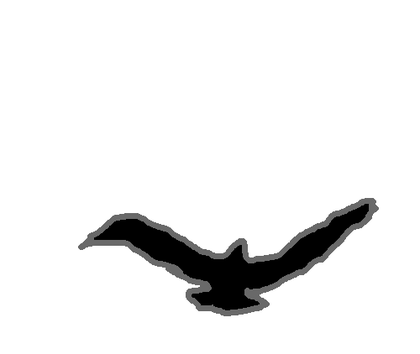
%> input picture mask1.png, 420 x 354 px, shrunk from 500 x 422 before the run
$ octave proj.m   (GNU Octave 9; MATLAB toolbox functions it lacks are replaced by stand-ins)
%> lines starting %> are read from the running program, lines starting %| are printed output that depends on the picture
%> further down, mask is the input picture: size 354x420 uint8; min 0, max 255, mean 237
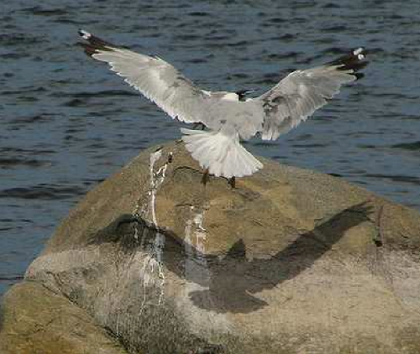
%> input picture img.png, 420 x 354 px, shrunk from 500 x 422 before the run
%> further down, img is the input picture: size 354x420x3 uint8; mean R, G, B 102.9, 102.8, 93.3
### getShadowBoundary.m
function[sampleset,I,neighboredIndexes] = getShadowBoundary(img,mask,brushsize)
%> called with brushsize = 7
	sampleLength = round(1.5 * brushsize);
	I = rgb2gray(img);
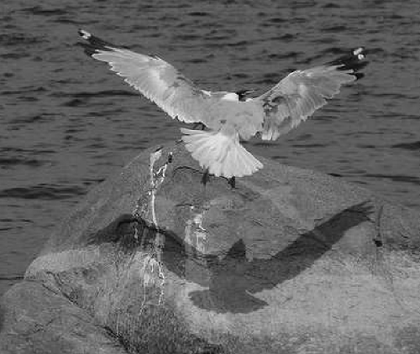
%> I: size 354x420 uint8; min 0, max 252, mean 101.8
   	[Gmag, Gdir] = imgradient(I,'sobel');
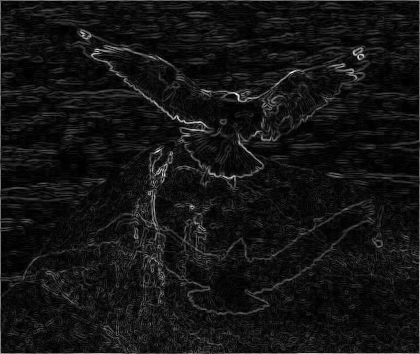
%> Gmag: size 354x420 double; min 0, max 799.8, mean 63.7; drawn with min black and max white
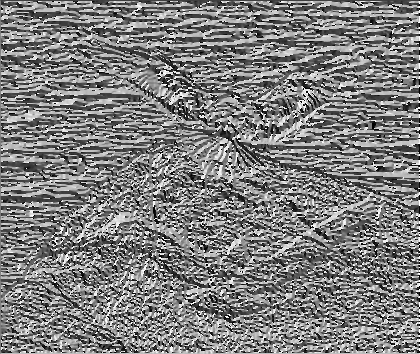
%> Gdir: size 354x420 double; min -180, max 179.9, mean -1.9; drawn with min black and max white
	maskColors = [-1 -1 -1];
    maskColors(1) = mask(1, 1);
    colorNum = 1;

    for rownum = 1:size(mask, 1)
        for colnum = 1:size(mask,2)
            newColor = true;
            for maskCI=1:colorNum
                if maskColors(maskCI) == mask(rownum, colnum)
                    newColor = false;
                end
            end
            if newColor
                colorNum = colorNum + 1;
                maskColors(colorNum) = mask(rownum, colnum);
            end
            if colorNum == 3
                break;
            end
        end
        if colorNum == 3
            break;
        end
    end
%> after the loop, colorNum = 3; maskColors = [255 254 252]
    maskColors = sort(maskColors);
%> maskColors = [252 254 255]

	%first calculate y samples
	startCol = 1;
	startRow = 1;
	sampleLength = 0;
	sampling = false;
	direction = -1;
	initialVal = -1;
	sampleset = {};
	for rownum=1:size(mask,1)
		%set current and last pixel values to first in the row
		lPixelVal = mask(rownum,1);
		for colnum=1:size(mask,2)
			cPixelVal = mask(rownum,colnum);
			if cPixelVal ~= lPixelVal && ~sampling
				if lPixelVal == maskColors(2)
                    lPixelVal = cPixelVal;
                    continue;
                end
                initialVal = lPixelVal;
				if cPixelVal < lPixelVal
					direction = 1;
				else
					direction = 3;
				end
				startCol = colnum;
				startRow = rownum;
				sampleLength = sampleLength + 1;
				sampling = true;
			elseif sampling
				if cPixelVal == lPixelVal
					sampleLength = sampleLength + 1;
				else
					if initialVal ~= cPixelVal % && sampleLength > .9 * brushsize && sampleLength < 1.5 * brushsize
						%add sample to sampleset
                        if direction == 3
                                startCol = startCol + sampleLength - 1;
                        end
						sample = [startCol, startRow, sampleLength, direction];
						sampleset = [sampleset, sample];
						sampling = false;
						sampleLength = 0;
					else
						sampling = false;
						sampleLength = 0;
					end
				end
			end
			lPixelVal = cPixelVal;
		end
		if sampling
			if initialVal ~= cPixelVal % && sampleLength > .9 * brushsize && sampleLength < 1.5 * brushsize
				%add sample to sampleset
				sample = [startCol, startRow, sampleLength, direction];
				sampleset = [sampleset, sample];
				sampling = false;
				sampleLength = 0;
			else
				sampling = false;
				sampleLength = 0;
			end
		end

	end
%> after the loop, direction = 3; initialVal = 253; sample = [232 319 189 3]; sampleLength = 0; sampleset = 2475 items; sampling = false; startCol = 232; startRow = 319

	startCol = 1;
	startRow = 1;
	sampleLength = 0;
	initialVal = -1;
	direction = -1;
	sampling = false;
	for colnum=1:size(mask,2)
		%set current and last pixel values to first in the row
		lPixelVal = mask(1,colnum);
		for rownum=1:size(mask,1)
			cPixelVal = mask(rownum,colnum);
			if cPixelVal ~= lPixelVal && ~sampling
                if lPixelVal == maskColors(2)
                    lPixelVal = cPixelVal;
                    continue;
                end
                initialVal = lPixelVal;
				if cPixelVal < lPixelVal
					direction = 2;
				else
					direction = 0;
				end

				startCol = colnum;
				startRow = rownum;
				sampleLength = sampleLength + 1;
				sampling = true;
			elseif sampling
				if cPixelVal == lPixelVal
					sampleLength = sampleLength + 1;
				else
					if initialVal ~= cPixelVal % && sampleLength > .9 * brushsize && sampleLength < 1.5 * brushsize
						%add sample to sampleset
						if direction == 0
                                startRow = startRow + sampleLength - 1;
                        end
                        sample = [startCol, startRow, sampleLength, direction];
						sampleset = [sampleset, sample];
						sampling = false;
						sampleLength = 0;
					else
						sampling = false;
						sampleLength = 0;
					end
				end
			end
			lPixelVal = cPixelVal;
		end
		if sampling
			if initialVal ~= cPixelVal % && sampleLength > .9 * brushsize && sampleLength < 1.5 * brushsize
				%add sample to sampleset
				sample = [startCol, startRow, sampleLength, direction];
				sampleset = [sampleset, sample];
				sampling = false;
				sampleLength = 0;
			else
				sampling = false;
				sampleLength = 0;
			end
		end
	end
%> after the loop, direction = 2; initialVal = 255; sample = [381 208 2 2]; sampleset = 5604 items; startCol = 381; startRow = 208

	leftNeighborIndex = -1;
	rightNeighborIndex = -1;
	neighboredIndexes = {};

	for col=1:size(sampleset,2)
		curSample = sampleset(col);
        curSample = curSample{1};
		for colInner=1:size(sampleset,2)
			if col == colInner
				continue;
			end
			neighborCandidate = sampleset(colInner);
            neighborCandidate = neighborCandidate{1};
			if neighborCandidate(4) == curSample(4)
				if curSample(4) == 0 || curSample(4) == 2
					if neighborCandidate(1) + 1 == curSample(1)
						leftNeighborIndex = colInner;
					elseif neighborCandidate(1) - 1 == curSample(1)
						rightNeighborIndex = colInner;
					end
				else
					if neighborCandidate(2) + 1 == curSample(1)
						leftNeighborIndex = colInner;
					elseif neighborCandidate(2) - 1 == curSample(1)
						rightNeighborIndex = colInner;
					end

				end
			end
		end
		neighboredSample = [leftNeighborIndex, rightNeighborIndex];
		neighboredIndexes = [neighboredIndexes, neighboredSample];
    end

   	%imshowpair(Gmag, Gdir, 'montage');

### proj.m
mask = imread('mask1.png');
img = imread('img.png');
brushsize = 7; %brush size in pixels

%> (the run ends here)
